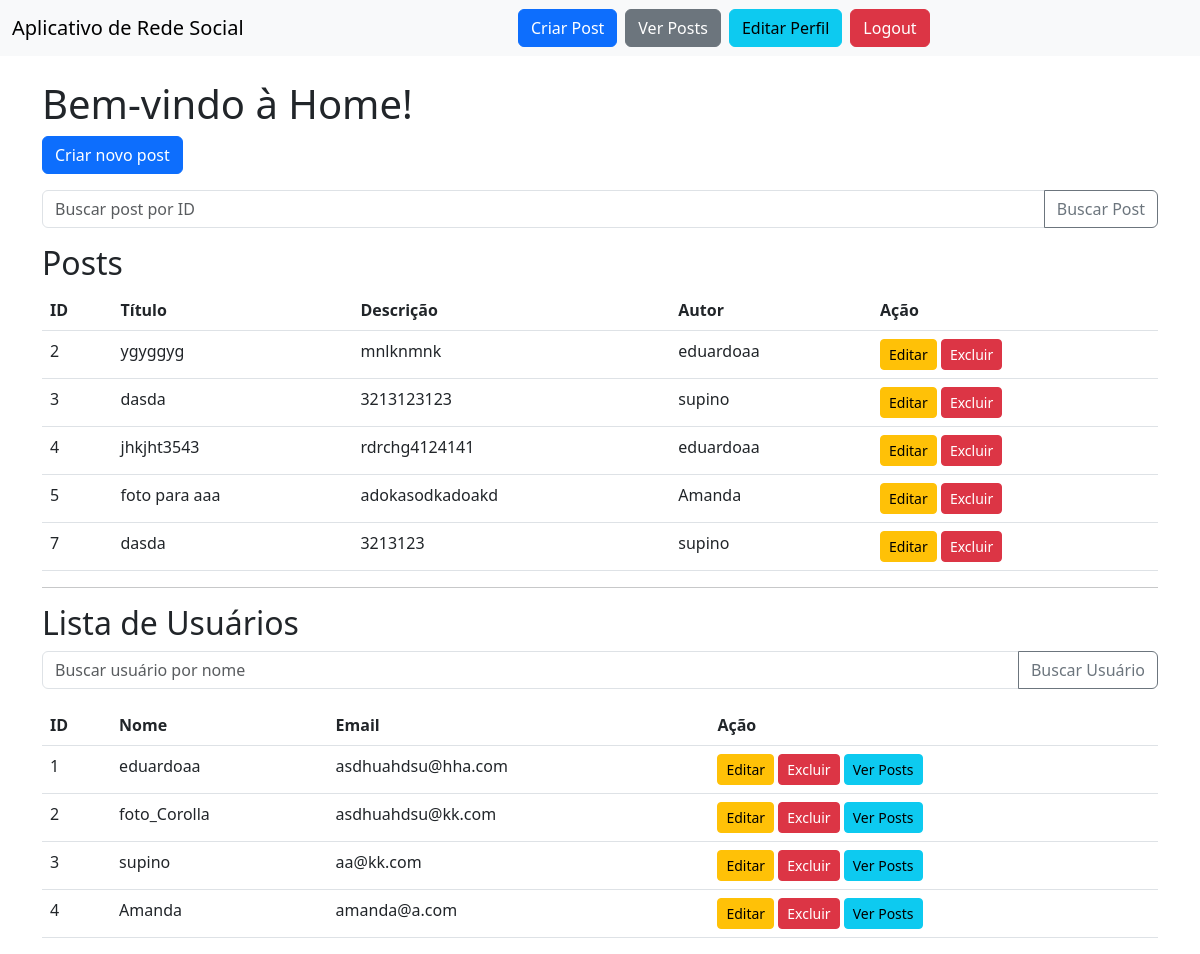
Page / (signed in) on the earlier database version.
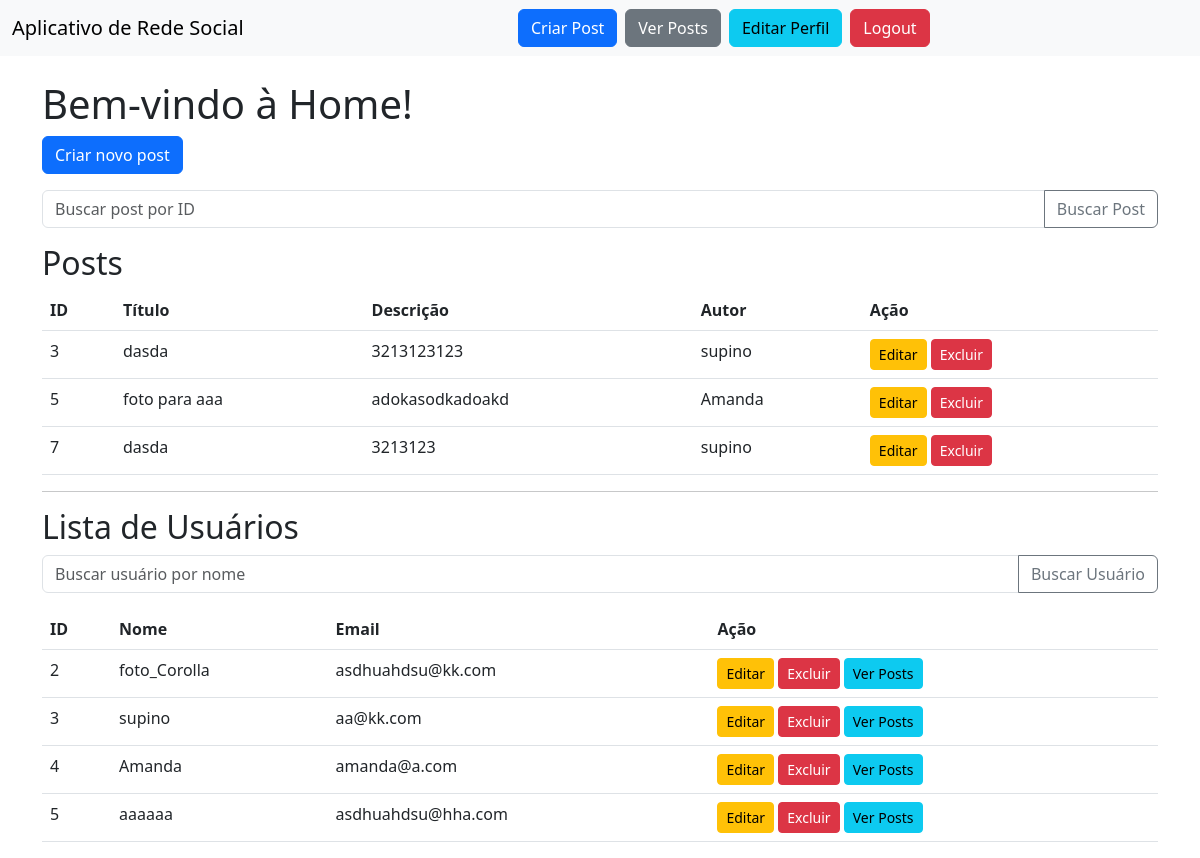
Same page on the later database version.
### models.py (models this page shows)
class Post(db.Model):
    __tablename__ = 'posts'
    id = db.Column(db.Integer, primary_key=True)
    titulo = db.Column(db.String(200), nullable=False)
    descricao = db.Column(db.Text, nullable=False)
    user_id = db.Column(db.Integer, db.ForeignKey('usuarios.id'), nullable=False)

class Usuario(db.Model):
    __tablename__ = 'usuarios'
    id = db.Column(db.Integer, primary_key=True)
    nome = db.Column(db.String(100), nullable=False)
    email = db.Column(db.String(100), unique=True, nullable=False)
    senha = db.Column(db.String(200), nullable=False)
    is_admin = db.Column(db.Boolean, default=False)
    posts = db.relationship('Post', backref='autor', lazy=True)

### routes/base_routes.py (the view)
    @app.route('/', methods=['GET'])
    def home():
        if 'access_token' not in session:
            flash("Você precisa estar logado para acessar a Home.", "error")
            return redirect(url_for('login'))
        post_id = request.args.get('post_id')
        if post_id:
            try:
                post_id_int = int(post_id)
                posts = Post.query.filter_by(id=post_id_int).all()
            except ValueError:
                posts = []
                flash("ID inválido para busca de post.", "error")
        else:
            posts = Post.query.all()
        user_query = request.args.get('user_query')
        if user_query:
            users = Usuario.query.filter(Usuario.nome.ilike(f"%{user_query}%")).all()
        else:
            users = Usuario.query.all()
        return render_template('basic/index.html', posts=posts, users=users)

### templates/basic/index.html (shortened to what this page needs)
{% extends "base.html" %}
{% block content %}
    <h1>Bem-vindo à Home!</h1>
    <a href="{{ url_for('create_post') }}" class="btn btn-primary mb-3">Criar novo post</a>
    <form method="GET" action="{{ url_for('home') }}" class="mb-3">
        <div class="input-group">
            <input type="number" class="form-control" name="post_id" placeholder="Buscar post por ID">
            <button class="btn btn-outline-secondary" type="submit">Buscar Post</button>
        </div>
    </form>
    <h2>Posts</h2>
    <table class="table">
        <thead>
        <tr>
            <th>ID</th>
            <th>Título</th>
            <th>Descrição</th>
            <th>Autor</th>
            <th>Ação</th>
        </tr>
        </thead>
        <tbody>
        {% for post in posts %}
            <tr>
                <td>{{ post.id }}</td>
                <td>{{ post.titulo }}</td>
                <td>{{ post.descricao }}</td>
                <td>{{ post.autor.nome }}</td>
                <td>
                    {% if current_user and (post.autor.id == current_user.id or current_user.is_admin) %}
                        <a class="btn btn-sm btn-warning" href="{{ url_for('edit_post', post_id=post.id) }}">Editar</a>
                        <form action="{{ url_for('delete_post', post_id=post.id) }}" method="POST" style="display:inline;">
                            <button type="submit" class="btn btn-danger btn-sm" onclick="return confirm('Tem certeza?')">Excluir</button>
                        </form>
                    {% endif %}
                </td>
            </tr>
        {% endfor %}
        </tbody>
    </table>
    <hr>
    <h2>Lista de Usuários</h2>
    <form method="GET" action="{{ url_for('home') }}" class="mb-3">
        <div class="input-group">
            <input type="text" class="form-control" name="user_query" placeholder="Buscar usuário por nome">
            <button class="btn btn-outline-secondary" type="submit">Buscar Usuário</button>
        </div>
    </form>
    <table class="table">
        <thead>
        <tr>
            <th>ID</th>
            <th>Nome</th>
            <th>Email</th>
            <th>Ação</th>
        </tr>
        </thead>
        <tbody>
        {% for user in users %}
            <tr>
                <td>{{ user.id }}</td>
                <td>{{ user.nome }}</td>
                <td>{{ user.email }}</td>
                <td>
                    {% if current_user and (current_user.is_admin or user.id == current_user.id) %}
                        <a class="btn btn-sm btn-warning" href="{{ url_for('edit_user', user_id=user.id) }}">Editar</a>
                        <form action="{{ url_for('delete_user', user_id=user.id) }}" method="POST" style="display:inline;">
                            <button type="submit" class="btn btn-danger btn-sm" onclick="return confirm('Tem certeza que deseja excluir este usuário?')">Excluir</button>
                        </form>
                    {% endif %}
                    <a class="btn btn-info btn-sm" href="{{ url_for('posts_by_user', user_id=user.id) }}">
                        Ver Posts
                    </a>
                </td>
            </tr>
        {% endfor %}
        </tbody>
    </table>
{% endblock %}

### templates/base.html (shortened to what this page needs)
<!DOCTYPE html>
<html lang="pt-br">
<head>
    <link rel="stylesheet" href="https://cdn.jsdelivr.net/npm/bootstrap@5.3.0/dist/css/bootstrap.min.css">
</head>
<body>
<nav class="navbar navbar-expand-lg navbar-light bg-light">
    <div class="container-fluid">
        <a class="navbar-brand" href="{{ url_for('home') }}">Aplicativo de Rede Social</a>
        {% if current_user.is_authenticated %}
            <div class="w-100 d-flex justify-content-center">
                <a class="btn btn-primary me-2" href="{{ url_for('create_post') }}">Criar Post</a>
                <a class="btn btn-secondary me-2" href="{{ url_for('home') }}">Ver Posts</a>
                <a class="btn btn-info me-2" href="{{ url_for('edit_user', user_id=current_user.id) }}">Editar Perfil</a>
                <a class="btn btn-danger" href="{{ url_for('logout') }}">Logout</a>
            </div>
        {% endif %}
    </div>
</nav>
<div class="container mt-4">
    {% block content %}{% endblock %}
</div>
</body>
</html>

Differences in the rows shown:
removed Post: id "2", titulo "ygyggyg", descricao "mnlknmnk", autor.nome "eduardoaa"
removed Post: id "4", titulo "jhkjht3543", descricao "rdrchg4124141", autor.nome "eduardoaa"
removed Usuario: id "1", nome "eduardoaa", email "asdhuahdsu@hha.com"
added Usuario: id "5", nome "aaaaaa", email "asdhuahdsu@hha.com"
